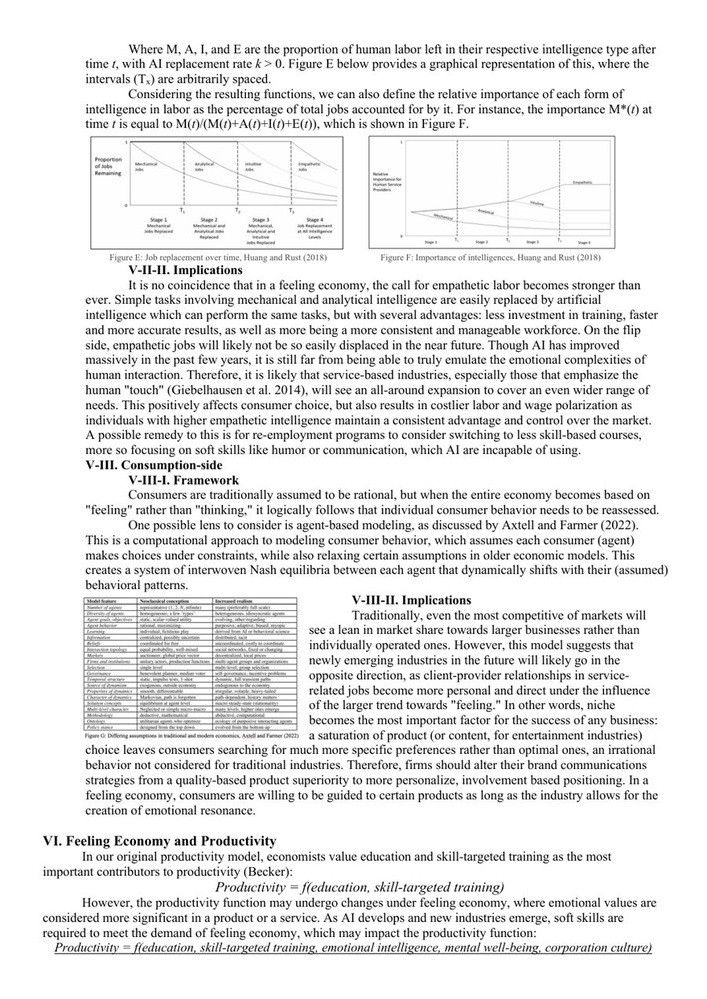
#> input picture img/false-column-bug.jpg, 707 x 999 px, shrunk from 900 x 1272 before the run
$ python grid_split.py ../img/false-column-bug.jpg ../img/multi-column.jpg 5 5
#> lines starting #> are read from the running program, lines starting #| are printed output that depends on the picture
"""检测一张复合图片内部是否是规则网格（如 Google Slides 网格视图截图），
是的话按网格线切成单张缩略图，不是的话原样返回。
判定方法：找背景色的行/列条带（gutter），把内容行/列分组成网格。
"""
import sys, os
from PIL import Image
import numpy as np

# [59 lines left out: function detect_grid, not called in this run]

def split_evenly(img_path, out_dir, rows, cols):
    """自动检测失败时的兜底：内容紧贴格子边界、没有干净背景间隔时（比如图表+表格拼接图），
    自动找边界不可靠，改成按行列数强制等分裁切。切出来的边界不会跟真实格子线像素对齐，
    但足够看清每格内容，人工核对/描述用途够用，不追求像素级精确。"""
#> called with img_path = '../img/false-column-bug.jpg', out_dir = '../img/multi-column.jpg', rows = 5, cols = 5
    img = Image.open(img_path).convert("RGB")
#> img is the input picture: PIL image 707x999 RGB; mean R, G, B 232.6, 232.6, 232.6
    W, H = img.size
#> W = 707; H = 999
    cw, ch = W / cols, H / rows
#> cw = 141.4; ch = 199.8
    os.makedirs(out_dir, exist_ok=True)
    stem = os.path.splitext(os.path.basename(img_path))[0]
    cells, idx = [], 0
    for ri in range(rows):
        for ci in range(cols):
            idx += 1
            box = (round(ci*cw), round(ri*ch), round((ci+1)*cw), round((ri+1)*ch))
            cell = img.crop(box)
            fname = f"{stem}_cell{idx:02d}.png"
            fpath = os.path.join(out_dir, fname)
            cell.save(fpath)
            cells.append((ri, ci, fpath))
#> this loop made 5 passes
#> pass 1, in split_evenly, `cell.save(fpath)`:
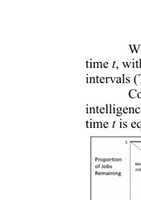
#> saved as false-column-bug_cell01.png: PIL image 141x200 RGB; min 1, max 255, mean 247.8
#> pass 1, in split_evenly, `cell.save(fpath)`:
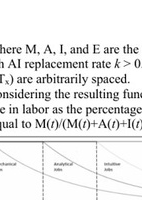
#> saved as false-column-bug_cell02.png: PIL image 142x200 RGB; min 0, max 255, mean 233.9
#> pass 1, in split_evenly, `cell.save(fpath)`:
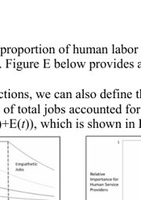
#> saved as false-column-bug_cell03.png: PIL image 141x200 RGB; min 2, max 255, mean 237
#> pass 1, in split_evenly, `cell.save(fpath)`:
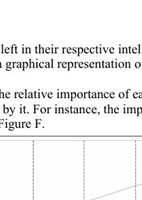
#> saved as false-column-bug_cell04.png: PIL image 142x200 RGB; min 1, max 255, mean 240.3
#> after the loop:
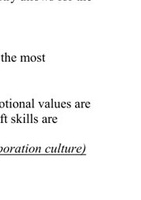
#> cell: PIL image 141x200 RGB; min 7, max 255, mean 248.4
#> after the loop, cells = 25 items; idx = 25
    return {"rows": rows, "cols": cols, "cells": cells}

if __name__ == "__main__":
    img_path, out_dir = sys.argv[1], sys.argv[2]
    if len(sys.argv) > 4:
        # 手动指定行列数强制等分：python grid_split.py 图片 输出目录 行数 列数
        rows, cols = int(sys.argv[3]), int(sys.argv[4])
        r = split_evenly(img_path, out_dir, rows, cols)
#> r = 3 items
        print(f"EVEN-SPLIT {r['rows']}x{r['cols']}, {len(r['cells'])} cells")
#| EVEN-SPLIT 5x5, 25 cells
    else:
        r = detect_grid(img_path, out_dir)
        if r is None:
            print("NOT_A_GRID（试试加行列数参数强制等分，如: python grid_split.py 图片 输出目录 2 6）")
        else:
            print(f"GRID {r['rows']}x{r['cols']}, {len(r['cells'])} cells")
    if r:
        for ri, ci, fpath in r["cells"]:
            print(f"  row{ri} col{ci}: {fpath}")
#> this loop made 25 passes
#> (ri, ci) on passes 1 to 12: (0, 0), (0, 1), (0, 2), (0, 3), (0, 4), (1, 0), (1, 1), (1, 2), (1, 3), (1, 4), (2, 0), (2, 1)
#|   row0 col0: ../img/multi-column.jpg/false-column-bug_cell01.png
#|   row0 col1: ../img/multi-column.jpg/false-column-bug_cell02.png
#|   row0 col2: ../img/multi-column.jpg/false-column-bug_cell03.png
#|   row0 col3: ../img/multi-column.jpg/false-column-bug_cell04.png
#|   row0 col4: ../img/multi-column.jpg/false-column-bug_cell05.png
#|   row1 col0: ../img/multi-column.jpg/false-column-bug_cell06.png
#|   row1 col1: ../img/multi-column.jpg/false-column-bug_cell07.png
#|   row1 col2: ../img/multi-column.jpg/false-column-bug_cell08.png
#> (further printed lines are left out)

$ run again, on img/clean-table.png
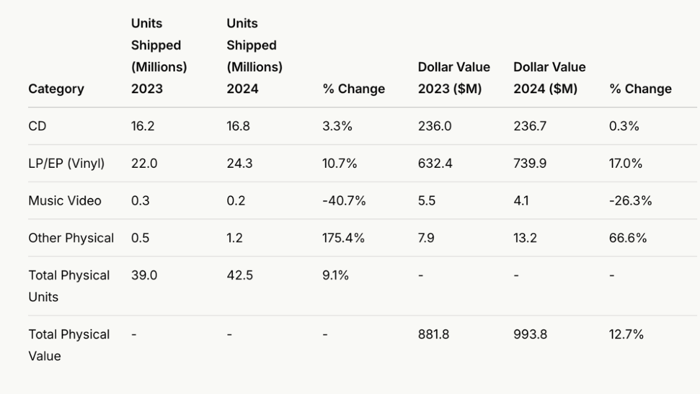
#> input picture img/clean-table.png, 700 x 394 px
#> in split_evenly, img is the input picture: PIL image 700x394 RGB; mean R, G, B 242.9, 242.8, 239.9
#> the loop in split_evenly, `for ri in range(rows):` made 5 passes
#> pass 1, in split_evenly, `cell.save(fpath)`:
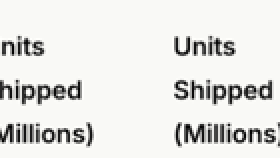
#> saved as clean-table_cell02.png: PIL image 140x79 RGB (shown 2 times larger); mean R, G, B 228.1, 228.1, 225.4
#> pass 1, in split_evenly, `cell.save(fpath)`:
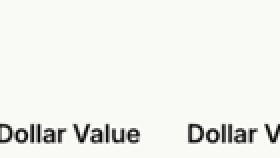
#> saved as clean-table_cell04.png: PIL image 140x79 RGB (shown 2 times larger); mean R, G, B 239.9, 239.9, 237.1
#> after the loop in split_evenly, `for ri in range(rows):`: cells = 25 items; idx = 25
#> r = 3 items
#| EVEN-SPLIT 5x5, 25 cells
#> the loop `for ri, ci, fpath in r["cells"]:` made 25 passes
#> (ri, ci) on passes 1 to 8: (0, 0), (0, 1), (0, 2), (0, 3), (0, 4), (1, 0), (1, 1), (1, 2)
#> (printed output is left out)

$ run again, on img/complex-chart.png
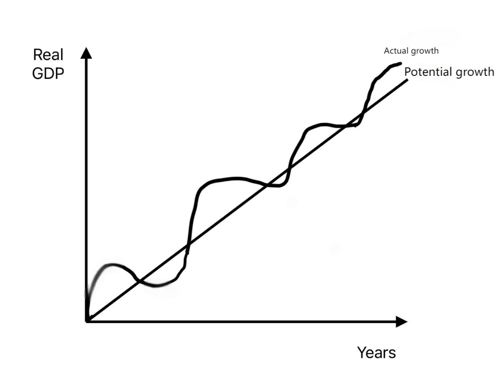
#> input picture img/complex-chart.png, 500 x 378 px
#> in split_evenly, img is the input picture: PIL image 500x378 RGB; mean R, G, B 248.2, 248.2, 248.2
#> the loop in split_evenly, `for ri in range(rows):` made 5 passes
#> pass 1, in split_evenly, `cell.save(fpath)`:
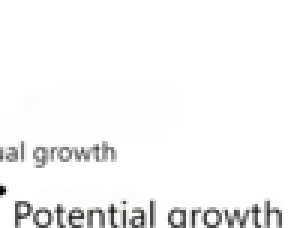
#> saved as complex-chart_cell05.png: PIL image 100x76 RGB (shown 3 times larger); mean R, G, B 245.7, 245.7, 245.7
#> after the loop in split_evenly, `for ri in range(rows):`:
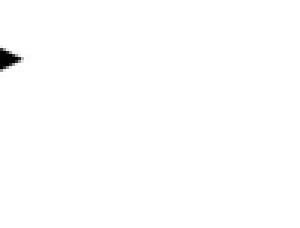
#> cell: PIL image 100x76 RGB (shown 3 times larger); min 0, max 255, mean 254
#> after the loop in split_evenly, `for ri in range(rows):`: cells = 25 items; idx = 25
#> r = 3 items
#| EVEN-SPLIT 5x5, 25 cells
#> the loop `for ri, ci, fpath in r["cells"]:` made 25 passes
#> (ri, ci) on passes 1 to 8: (0, 0), (0, 1), (0, 2), (0, 3), (0, 4), (1, 0), (1, 1), (1, 2)
#> (printed output is left out)

$ run again, on img/grid-composite.png
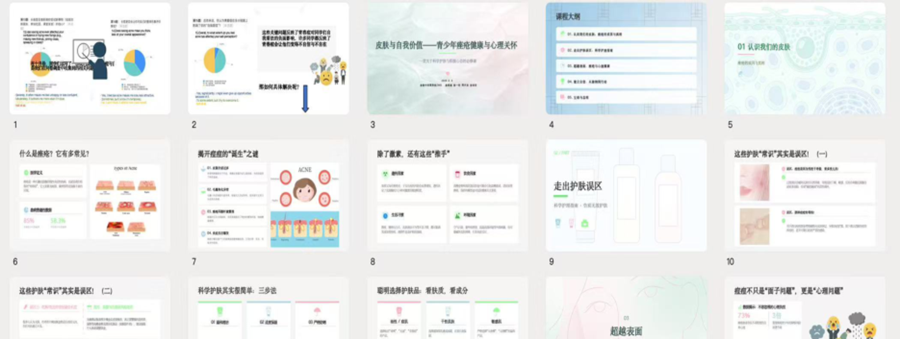
#> input picture img/grid-composite.png, 900 x 339 px
#> in split_evenly, img is the input picture: PIL image 900x339 RGB; mean R, G, B 236.9, 238.3, 237.3
#> the loop in split_evenly, `for ri in range(rows):` made 5 passes
#> pass 1, in split_evenly, `cell.save(fpath)`:
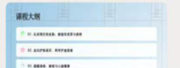
#> saved as grid-composite_cell04.png: PIL image 180x68 RGB; mean R, G, B 215.9, 229.8, 237.3
#> after the loop in split_evenly, `for ri in range(rows):`:
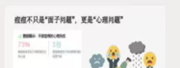
#> cell: PIL image 180x68 RGB; mean R, G, B 233.1, 231.6, 229.6
#> after the loop in split_evenly, `for ri in range(rows):`: cells = 25 items; idx = 25
#> r = 3 items
#| EVEN-SPLIT 5x5, 25 cells
#> the loop `for ri, ci, fpath in r["cells"]:` made 25 passes
#> (ri, ci) on passes 1 to 8: (0, 0), (0, 1), (0, 2), (0, 3), (0, 4), (1, 0), (1, 1), (1, 2)
#> (printed output is left out)
